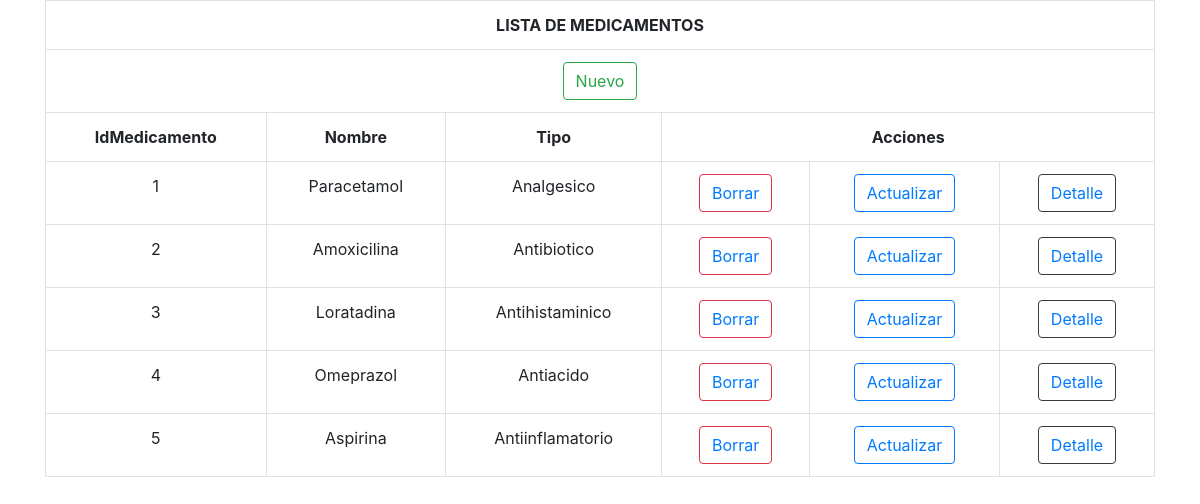
The page /Clases/Medicamentos/medicamentos.php on the database its author committed.
### tables this page shows
CREATE TABLE `medicamentos` (
  `IdMedicamento` int(11) NOT NULL,
  `Nombre` varchar(50) NOT NULL,
  `Tipo` varchar(50) NOT NULL
);

### www/Clases/Medicamentos/class.Medicamentos.php (the view, shortened to what this page needs)
<?php
class medicamento{
	private $con;
	function __construct($cn){
		$this->con = $cn;
	}
	public function get_list(){
		$d_new = "new/0";
		$d_new_final = base64_encode($d_new);
		$html = '
		<div class="container mt-10">
  <div class="table-responsive">
    <table class="table table-hover table-bordered text-center align-middle">
      <tr>
        <th colspan="8" class="text-center align-middle custom-table-title">LISTA DE MEDICAMENTOS</th>
      </tr>
			<tr>
			<th colspan="8" class="text-center align-middle" ><a class="btn btn-outline-success" href="medicamentos.php?d=' . $d_new_final . '">Nuevo</a></th>
			</tr>
			<tr>
			    <th>IdMedicamento</th>
				<th>Nombre</th>
				<th>Tipo</th>
				<th colspan="3">Acciones</th>
			</tr>
			</div>
			</div>';
			$sql = "SELECT m.IdMedicamento, m.Nombre AS Nombre, m.Tipo
			FROM medicamentos m;";
		$res = $this->con->query($sql);
		while($row = $res->fetch_assoc()){
			$d_del = "del/" . $row['IdMedicamento'];
			$d_del_final = base64_encode($d_del);
			$d_act = "act/" . $row['IdMedicamento'];
			$d_act_final = base64_encode($d_act);
			$d_det = "det/" . $row['IdMedicamento'];
			$d_det_final = base64_encode($d_det);
			$html .= '
				<tr>
                <td>' . $row['IdMedicamento'] . '</td>
					<td>' . $row['Nombre'] . '</td>
					<td>' . $row['Tipo'] . '</td>
					<td><button class="btn btn-outline-danger"><a href="medicamentos.php?d=' . $d_del_final . '">Borrar</a></button></td>
					<td><button class="btn btn-outline-primary"><a href="medicamentos.php?d=' . $d_act_final . '">Actualizar</a></button></td>
					<td><button class="btn btn-outline-dark"><a href="medicamentos.php?d=' . $d_det_final . '">Detalle</a></button></td>
				</tr>';
		}
		$html .= '
		</table>';
		return $html;
	}
}
?>

### rows shown on the page
medicamentos: IdMedicamento "1", Nombre "Paracetamol", Tipo "Analgesico"
medicamentos: IdMedicamento "2", Nombre "Amoxicilina", Tipo "Antibiotico"
medicamentos: IdMedicamento "3", Nombre "Loratadina", Tipo "Antihistaminico"
medicamentos: IdMedicamento "4", Nombre "Omeprazol", Tipo "Antiacido"
medicamentos: IdMedicamento "5", Nombre "Aspirina", Tipo "Antiinflamatorio"
